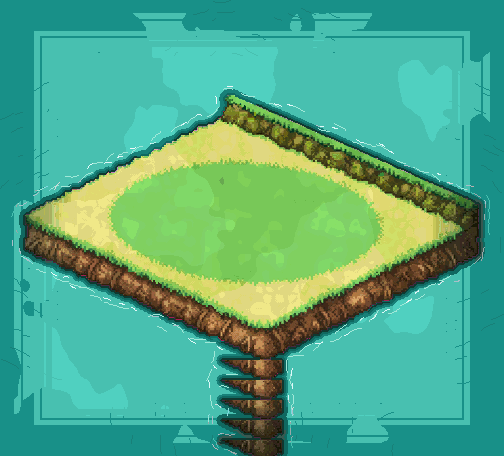

Rendered tile map (Tiled .tmx) drawn with the repository's tilesets; below, a short description and the full map source, tile grids included:
An orthogonal 21x19 tile map with 24x24 px tiles, 1 tile layer (arene_bosquet_nu).

<map version="1.10" tiledversion="1.10.2" orientation="orthogonal" renderorder="right-down" width="21" height="19" tilewidth="24" tileheight="24" infinite="0" nextlayerid="2" nextobjectid="1">
 <properties>
  <property name="zone" value="arene_bosquet_nu" />
  <property name="frames" type="int" value="24" />
  <property name="frame_ms" type="int" value="110" />
  <property name="tuiles_animees" type="int" value="204" />
 </properties>
 <tileset firstgid="1" source="arene_bosquet_nu_tuiles.tsx" />
 <layer id="1" name="arene_bosquet_nu" width="21" height="19">
  <data encoding="csv">
1,1,1,1,1,2,815,816,817,818,819,820,821,822,823,36,1,1,1,1,1,
1,37,38,38,824,825,826,827,50,828,829,830,831,832,833,834,835,38,38,74,1,
1,75,76,836,837,76,838,839,840,841,842,843,844,845,76,846,847,101,848,849,106,
1,850,851,76,76,76,115,116,852,853,854,855,76,76,76,76,130,131,856,857,858,
859,860,861,76,76,154,155,862,863,864,865,866,867,868,76,76,180,181,869,870,871,
872,873,874,76,76,875,876,877,878,220,221,222,879,880,881,882,76,236,883,884,885,
886,887,888,889,890,891,892,270,271,272,273,274,275,276,893,894,895,896,897,898,899,
900,901,902,903,904,319,320,321,322,323,324,325,326,327,328,329,330,905,906,907,908,
909,910,911,358,359,360,361,362,363,364,365,366,367,368,369,370,371,372,373,912,913,
914,385,386,387,388,389,390,391,392,393,394,395,396,397,398,399,400,401,402,403,915,
916,917,416,417,418,419,420,421,422,423,424,425,426,427,428,429,430,431,432,918,919,
920,921,922,923,455,456,457,458,459,460,461,462,463,464,465,466,467,924,925,926,927,
928,929,930,931,932,933,934,507,508,509,510,511,512,513,514,935,936,937,938,939,940,
941,942,943,76,76,944,945,946,947,563,564,565,566,948,949,950,951,582,952,953,954,
955,956,957,76,76,76,76,958,959,960,616,961,962,963,964,76,76,76,965,966,967,
968,969,970,651,76,76,76,76,971,972,660,973,974,76,76,76,76,76,975,976,977,
673,978,979,980,981,982,983,984,985,986,702,987,988,989,990,991,992,76,76,294,1,
718,719,720,721,993,994,995,996,997,998,746,999,1000,1001,1002,1003,1004,1005,720,771,1,
1,1,1,1,1006,1007,1008,1009,1010,1011,1012,1013,1014,1015,1016,1017,1018,1,1,1,1
</data>
 </layer>
</map>
